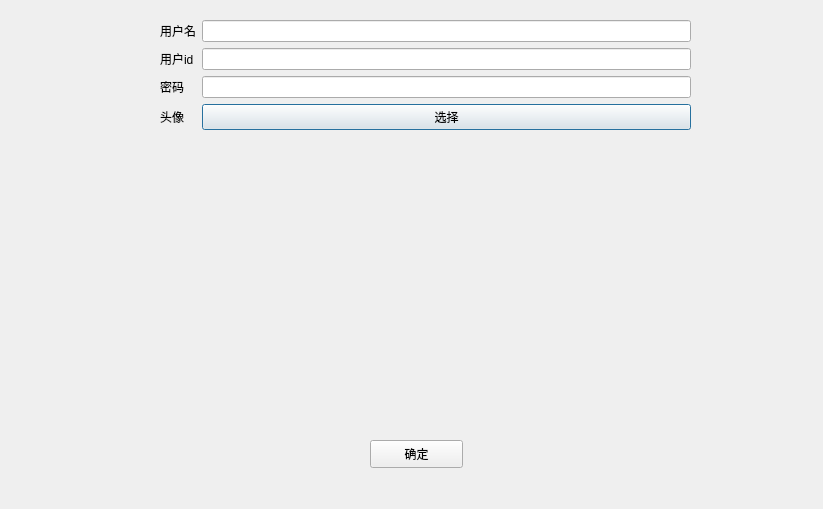
<?xml version="1.0" encoding="UTF-8"?>
<ui version="4.0">
 <class>Dialog</class>
 <widget class="QDialog" name="Dialog">
  <property name="geometry">
   <rect>
    <x>0</x>
    <y>0</y>
    <width>823</width>
    <height>509</height>
   </rect>
  </property>
  <property name="windowTitle">
   <string>Dialog</string>
  </property>
  <widget class="QWidget" name="formLayoutWidget">
   <property name="geometry">
    <rect>
     <x>160</x>
     <y>20</y>
     <width>531</width>
     <height>381</height>
    </rect>
   </property>
   <layout class="QFormLayout" name="formLayout">
    <item row="0" column="0">
     <widget class="QLabel" name="label">
      <property name="text">
       <string>用户名</string>
      </property>
     </widget>
    </item>
    <item row="0" column="1">
     <widget class="QLineEdit" name="lineEdit"/>
    </item>
    <item row="1" column="0">
     <widget class="QLabel" name="label_2">
      <property name="text">
       <string>用户id</string>
      </property>
     </widget>
    </item>
    <item row="1" column="1">
     <widget class="QLineEdit" name="lineEdit_2"/>
    </item>
    <item row="2" column="0">
     <widget class="QLabel" name="label_3">
      <property name="text">
       <string>密码</string>
      </property>
     </widget>
    </item>
    <item row="2" column="1">
     <widget class="QLineEdit" name="lineEdit_3"/>
    </item>
    <item row="3" column="0">
     <widget class="QLabel" name="label_4">
      <property name="text">
       <string>头像</string>
      </property>
     </widget>
    </item>
    <item row="3" column="1">
     <widget class="QPushButton" name="pushButton_2">
      <property name="text">
       <string>选择</string>
      </property>
     </widget>
    </item>
   </layout>
  </widget>
  <widget class="QPushButton" name="pushButton">
   <property name="geometry">
    <rect>
     <x>370</x>
     <y>440</y>
     <width>93</width>
     <height>28</height>
    </rect>
   </property>
   <property name="text">
    <string>确定</string>
   </property>
  </widget>
 </widget>
 <resources/>
 <connections>
  <connection>
   <sender>pushButton</sender>
   <signal>clicked()</signal>
   <receiver>Dialog</receiver>
   <slot>pB()</slot>
   <hints>
    <hint type="sourcelabel">
     <x>399</x>
     <y>461</y>
    </hint>
    <hint type="destinationlabel">
     <x>367</x>
     <y>517</y>
    </hint>
   </hints>
  </connection>
  <connection>
   <sender>pushButton_2</sender>
   <signal>clicked()</signal>
   <receiver>Dialog</receiver>
   <slot>pB2()</slot>
   <hints>
    <hint type="sourcelabel">
     <x>355</x>
     <y>136</y>
    </hint>
    <hint type="destinationlabel">
     <x>212</x>
     <y>516</y>
    </hint>
   </hints>
  </connection>
 </connections>
 <slots>
  <slot>pB()</slot>
  <slot>pB2()</slot>
 </slots>
</ui>
